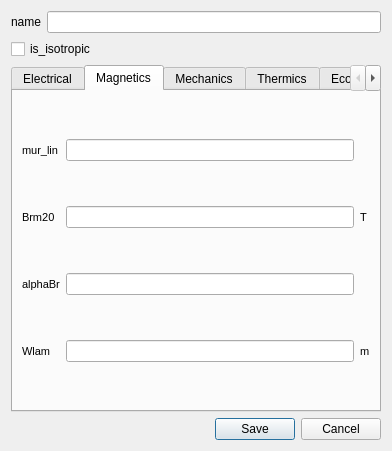
<?xml version="1.0" encoding="UTF-8"?>
<ui version="4.0">
 <class>DMatSetup</class>
 <widget class="QDialog" name="DMatSetup">
  <property name="geometry">
   <rect>
    <x>0</x>
    <y>0</y>
    <width>392</width>
    <height>451</height>
   </rect>
  </property>
  <property name="windowTitle">
   <string>Edit Material</string>
  </property>
  <layout class="QVBoxLayout" name="verticalLayout">
   <item>
    <layout class="QHBoxLayout" name="horizontalLayout">
     <item>
      <widget class="QLabel" name="in_name">
       <property name="text">
        <string>name</string>
       </property>
      </widget>
     </item>
     <item>
      <widget class="QLineEdit" name="le_name">
       <property name="text">
        <string/>
       </property>
      </widget>
     </item>
    </layout>
   </item>
   <item>
    <widget class="QCheckBox" name="is_isotropic">
     <property name="text">
      <string>is_isotropic</string>
     </property>
    </widget>
   </item>
   <item>
    <widget class="QTabWidget" name="nav_phy">
     <property name="minimumSize">
      <size>
       <width>370</width>
       <height>0</height>
      </size>
     </property>
     <property name="currentIndex">
      <number>1</number>
     </property>
     <widget class="QWidget" name="tab_elec">
      <attribute name="title">
       <string>Electrical</string>
      </attribute>
      <layout class="QGridLayout" name="gridLayout_2">
       <item row="0" column="0">
        <widget class="QLabel" name="in_rho_elec">
         <property name="font">
          <font>
           <pointsize>8</pointsize>
           <weight>50</weight>
           <bold>false</bold>
          </font>
         </property>
         <property name="text">
          <string>rho</string>
         </property>
        </widget>
       </item>
       <item row="0" column="1">
        <widget class="FloatEdit" name="lf_rho_elec"/>
       </item>
       <item row="0" column="2">
        <widget class="QLabel" name="unit_rho_elec">
         <property name="font">
          <font>
           <pointsize>8</pointsize>
           <weight>50</weight>
           <bold>false</bold>
          </font>
         </property>
         <property name="text">
          <string>ohm.m</string>
         </property>
        </widget>
       </item>
       <item row="1" column="0">
        <widget class="QLabel" name="in_epsr">
         <property name="font">
          <font>
           <pointsize>8</pointsize>
           <weight>50</weight>
           <bold>false</bold>
          </font>
         </property>
         <property name="text">
          <string>epsr</string>
         </property>
        </widget>
       </item>
       <item row="1" column="1">
        <widget class="FloatEdit" name="lf_epsr"/>
       </item>
      </layout>
     </widget>
     <widget class="QWidget" name="tab_mag">
      <attribute name="title">
       <string>Magnetics</string>
      </attribute>
      <layout class="QGridLayout" name="gridLayout" rowstretch="0,0,0,0">
       <item row="1" column="2">
        <widget class="QLabel" name="unit_Brm20">
         <property name="font">
          <font>
           <pointsize>8</pointsize>
           <weight>50</weight>
           <bold>false</bold>
          </font>
         </property>
         <property name="text">
          <string>T</string>
         </property>
        </widget>
       </item>
       <item row="1" column="0">
        <widget class="QLabel" name="in_Brm20">
         <property name="font">
          <font>
           <pointsize>8</pointsize>
           <weight>50</weight>
           <bold>false</bold>
          </font>
         </property>
         <property name="text">
          <string>Brm20</string>
         </property>
        </widget>
       </item>
       <item row="1" column="1">
        <widget class="FloatEdit" name="lf_Brm20"/>
       </item>
       <item row="2" column="1">
        <widget class="FloatEdit" name="lf_alpha_Br"/>
       </item>
       <item row="0" column="1">
        <widget class="FloatEdit" name="lf_mur_lin"/>
       </item>
       <item row="3" column="0">
        <widget class="QLabel" name="in_Wlam">
         <property name="font">
          <font>
           <pointsize>8</pointsize>
           <weight>50</weight>
           <bold>false</bold>
          </font>
         </property>
         <property name="text">
          <string>Wlam</string>
         </property>
        </widget>
       </item>
       <item row="0" column="0">
        <widget class="QLabel" name="in_mur_lin">
         <property name="font">
          <font>
           <pointsize>8</pointsize>
           <weight>50</weight>
           <bold>false</bold>
          </font>
         </property>
         <property name="text">
          <string>mur_lin</string>
         </property>
        </widget>
       </item>
       <item row="3" column="1">
        <widget class="FloatEdit" name="lf_Wlam"/>
       </item>
       <item row="3" column="2">
        <widget class="QLabel" name="unit_Wlam">
         <property name="font">
          <font>
           <pointsize>8</pointsize>
           <weight>50</weight>
           <bold>false</bold>
          </font>
         </property>
         <property name="text">
          <string>m</string>
         </property>
        </widget>
       </item>
       <item row="2" column="0">
        <widget class="QLabel" name="in_alpha_Br">
         <property name="font">
          <font>
           <pointsize>8</pointsize>
           <weight>50</weight>
           <bold>false</bold>
          </font>
         </property>
         <property name="text">
          <string>alphaBr</string>
         </property>
        </widget>
       </item>
      </layout>
     </widget>
     <widget class="QWidget" name="tab_mec">
      <attribute name="title">
       <string>Mechanics</string>
      </attribute>
      <layout class="QVBoxLayout" name="verticalLayout_12">
       <item>
        <layout class="QHBoxLayout" name="horizontalLayout_41">
         <item>
          <widget class="QLabel" name="in_rho_meca">
           <property name="font">
            <font>
             <pointsize>8</pointsize>
             <weight>50</weight>
             <bold>false</bold>
            </font>
           </property>
           <property name="text">
            <string>rho</string>
           </property>
          </widget>
         </item>
         <item>
          <widget class="FloatEdit" name="lf_rho_meca"/>
         </item>
         <item>
          <widget class="QLabel" name="unit_rho_meca">
           <property name="font">
            <font>
             <pointsize>8</pointsize>
             <weight>50</weight>
             <bold>false</bold>
            </font>
           </property>
           <property name="text">
            <string>kg/m^3</string>
           </property>
          </widget>
         </item>
        </layout>
       </item>
       <item>
        <widget class="QStackedWidget" name="nav_meca">
         <property name="currentIndex">
          <number>0</number>
         </property>
         <widget class="QWidget" name="page_niso_mec">
          <layout class="QVBoxLayout" name="verticalLayout_4">
           <item>
            <widget class="QGroupBox" name="g_young">
             <property name="title">
              <string>Equivalent Yong Modulus [Pa]</string>
             </property>
             <layout class="QHBoxLayout" name="horizontalLayout_2">
              <item>
               <widget class="QLabel" name="in_Ex">
                <property name="font">
                 <font>
                  <pointsize>8</pointsize>
                  <weight>50</weight>
                  <bold>false</bold>
                 </font>
                </property>
                <property name="text">
                 <string>Ex</string>
                </property>
               </widget>
              </item>
              <item>
               <widget class="FloatEdit" name="lf_Ex"/>
              </item>
              <item>
               <widget class="QLabel" name="in_Ey">
                <property name="font">
                 <font>
                  <pointsize>8</pointsize>
                  <weight>50</weight>
                  <bold>false</bold>
                 </font>
                </property>
                <property name="text">
                 <string>Ey</string>
                </property>
               </widget>
              </item>
              <item>
               <widget class="FloatEdit" name="lf_Ey"/>
              </item>
              <item>
               <widget class="QLabel" name="in_Ez">
                <property name="font">
                 <font>
                  <pointsize>8</pointsize>
                  <weight>50</weight>
                  <bold>false</bold>
                 </font>
                </property>
                <property name="text">
                 <string>Ez</string>
                </property>
               </widget>
              </item>
              <item>
               <widget class="FloatEdit" name="lf_Ez"/>
              </item>
             </layout>
            </widget>
           </item>
           <item>
            <widget class="QGroupBox" name="g_poisson">
             <property name="title">
              <string>Equivalent Poisson ratio [ ]</string>
             </property>
             <layout class="QHBoxLayout" name="horizontalLayout_3">
              <item>
               <widget class="QLabel" name="in_nu_xy">
                <property name="font">
                 <font>
                  <pointsize>8</pointsize>
                  <weight>50</weight>
                  <bold>false</bold>
                 </font>
                </property>
                <property name="text">
                 <string>nu_xy</string>
                </property>
               </widget>
              </item>
              <item>
               <widget class="FloatEdit" name="lf_nu_xy"/>
              </item>
              <item>
               <widget class="QLabel" name="in_nu_xz">
                <property name="font">
                 <font>
                  <pointsize>8</pointsize>
                  <weight>50</weight>
                  <bold>false</bold>
                 </font>
                </property>
                <property name="text">
                 <string>nu_xz</string>
                </property>
               </widget>
              </item>
              <item>
               <widget class="FloatEdit" name="lf_nu_xz"/>
              </item>
              <item>
               <widget class="QLabel" name="in_nu_yz">
                <property name="font">
                 <font>
                  <pointsize>8</pointsize>
                  <weight>50</weight>
                  <bold>false</bold>
                 </font>
                </property>
                <property name="text">
                 <string>nu_yz</string>
                </property>
               </widget>
              </item>
              <item>
               <widget class="FloatEdit" name="lf_nu_yz"/>
              </item>
             </layout>
            </widget>
           </item>
           <item>
            <widget class="QGroupBox" name="g_shear">
             <property name="title">
              <string>Shear modulus [Pa]</string>
             </property>
             <layout class="QHBoxLayout" name="horizontalLayout_4">
              <item>
               <widget class="QLabel" name="in_Gxy">
                <property name="font">
                 <font>
                  <pointsize>8</pointsize>
                  <weight>50</weight>
                  <bold>false</bold>
                 </font>
                </property>
                <property name="text">
                 <string>Gxy</string>
                </property>
               </widget>
              </item>
              <item>
               <widget class="FloatEdit" name="lf_Gxy"/>
              </item>
              <item>
               <widget class="QLabel" name="in_Gxz">
                <property name="font">
                 <font>
                  <pointsize>8</pointsize>
                  <weight>50</weight>
                  <bold>false</bold>
                 </font>
                </property>
                <property name="text">
                 <string>Gxz</string>
                </property>
               </widget>
              </item>
              <item>
               <widget class="FloatEdit" name="lf_Gxz"/>
              </item>
              <item>
               <widget class="QLabel" name="in_Gyz">
                <property name="font">
                 <font>
                  <pointsize>8</pointsize>
                  <weight>50</weight>
                  <bold>false</bold>
                 </font>
                </property>
                <property name="text">
                 <string>Gyz</string>
                </property>
               </widget>
              </item>
              <item>
               <widget class="FloatEdit" name="lf_Gyz"/>
              </item>
             </layout>
            </widget>
           </item>
          </layout>
         </widget>
         <widget class="QWidget" name="page_iso_mec">
          <layout class="QGridLayout" name="gridLayout_6">
           <item row="0" column="0">
            <widget class="QLabel" name="in_E">
             <property name="font">
              <font>
               <pointsize>8</pointsize>
               <weight>50</weight>
               <bold>false</bold>
              </font>
             </property>
             <property name="text">
              <string>E</string>
             </property>
            </widget>
           </item>
           <item row="0" column="1" colspan="3">
            <widget class="FloatEdit" name="lf_E"/>
           </item>
           <item row="0" column="4">
            <widget class="QLabel" name="unit_E">
             <property name="text">
              <string>Pa</string>
             </property>
            </widget>
           </item>
           <item row="1" column="0" colspan="3">
            <widget class="QLabel" name="in_nu">
             <property name="font">
              <font>
               <pointsize>8</pointsize>
               <weight>50</weight>
               <bold>false</bold>
              </font>
             </property>
             <property name="text">
              <string>nu</string>
             </property>
            </widget>
           </item>
           <item row="1" column="3">
            <widget class="FloatEdit" name="lf_nu"/>
           </item>
           <item row="2" column="0" colspan="2">
            <widget class="QLabel" name="in_G">
             <property name="font">
              <font>
               <pointsize>8</pointsize>
               <weight>50</weight>
               <bold>false</bold>
              </font>
             </property>
             <property name="text">
              <string>G</string>
             </property>
            </widget>
           </item>
           <item row="2" column="2" colspan="2">
            <widget class="FloatEdit" name="lf_G"/>
           </item>
           <item row="2" column="4">
            <widget class="QLabel" name="unit_G">
             <property name="text">
              <string>Pa</string>
             </property>
            </widget>
           </item>
          </layout>
         </widget>
        </widget>
       </item>
      </layout>
     </widget>
     <widget class="QWidget" name="tab_ther">
      <attribute name="title">
       <string>Thermics</string>
      </attribute>
      <layout class="QVBoxLayout" name="verticalLayout_2">
       <item>
        <widget class="QGroupBox" name="g_lambda">
         <property name="maximumSize">
          <size>
           <width>16777215</width>
           <height>80</height>
          </size>
         </property>
         <property name="title">
          <string>Lambda [W/K]</string>
         </property>
         <layout class="QVBoxLayout" name="verticalLayout_11">
          <item>
           <widget class="QStackedWidget" name="nav_ther">
            <property name="currentIndex">
             <number>1</number>
            </property>
            <widget class="QWidget" name="page_niso_ther">
             <layout class="QHBoxLayout" name="horizontalLayout_5">
              <item>
               <widget class="QLabel" name="in_Lx">
                <property name="font">
                 <font>
                  <pointsize>8</pointsize>
                  <weight>50</weight>
                  <bold>false</bold>
                 </font>
                </property>
                <property name="text">
                 <string>X</string>
                </property>
               </widget>
              </item>
              <item>
               <widget class="FloatEdit" name="lf_Lx"/>
              </item>
              <item>
               <widget class="QLabel" name="in_Ly">
                <property name="font">
                 <font>
                  <pointsize>8</pointsize>
                  <weight>50</weight>
                  <bold>false</bold>
                 </font>
                </property>
                <property name="text">
                 <string>Y</string>
                </property>
               </widget>
              </item>
              <item>
               <widget class="FloatEdit" name="lf_Ly"/>
              </item>
              <item>
               <widget class="QLabel" name="in_Lz">
                <property name="font">
                 <font>
                  <pointsize>8</pointsize>
                  <weight>50</weight>
                  <bold>false</bold>
                 </font>
                </property>
                <property name="text">
                 <string>Z</string>
                </property>
               </widget>
              </item>
              <item>
               <widget class="FloatEdit" name="lf_Lz"/>
              </item>
             </layout>
            </widget>
            <widget class="QWidget" name="page_iso_ther">
             <layout class="QHBoxLayout" name="horizontalLayout_7">
              <item>
               <widget class="QLabel" name="in_L">
                <property name="font">
                 <font>
                  <pointsize>8</pointsize>
                  <weight>50</weight>
                  <bold>false</bold>
                 </font>
                </property>
                <property name="text">
                 <string>Lambda</string>
                </property>
               </widget>
              </item>
              <item>
               <widget class="FloatEdit" name="lf_L"/>
              </item>
              <item>
               <widget class="QLabel" name="unit_L">
                <property name="text">
                 <string>W / K</string>
                </property>
               </widget>
              </item>
             </layout>
            </widget>
           </widget>
          </item>
         </layout>
        </widget>
       </item>
       <item>
        <layout class="QGridLayout" name="gridLayout_3">
         <item row="0" column="0">
          <widget class="QLabel" name="in_Cp">
           <property name="font">
            <font>
             <pointsize>8</pointsize>
             <weight>50</weight>
             <bold>false</bold>
            </font>
           </property>
           <property name="text">
            <string>Cp</string>
           </property>
          </widget>
         </item>
         <item row="0" column="1">
          <widget class="FloatEdit" name="lf_Cp"/>
         </item>
         <item row="0" column="2">
          <widget class="QLabel" name="unit_Cp">
           <property name="font">
            <font>
             <pointsize>8</pointsize>
             <weight>50</weight>
             <bold>false</bold>
            </font>
           </property>
           <property name="text">
            <string>W / kg / K</string>
           </property>
          </widget>
         </item>
         <item row="1" column="0">
          <widget class="QLabel" name="in_alpha">
           <property name="font">
            <font>
             <pointsize>8</pointsize>
             <weight>50</weight>
             <bold>false</bold>
            </font>
           </property>
           <property name="text">
            <string>alpha</string>
           </property>
          </widget>
         </item>
         <item row="1" column="1">
          <widget class="FloatEdit" name="lf_alpha"/>
         </item>
        </layout>
       </item>
      </layout>
     </widget>
     <widget class="QWidget" name="tab_eco">
      <attribute name="title">
       <string>Economical</string>
      </attribute>
      <layout class="QVBoxLayout" name="verticalLayout_6">
       <item>
        <layout class="QHBoxLayout" name="horizontalLayout_6">
         <item>
          <widget class="QLabel" name="in_cost_unit">
           <property name="font">
            <font>
             <pointsize>8</pointsize>
             <weight>50</weight>
             <bold>false</bold>
            </font>
           </property>
           <property name="text">
            <string>cost_unit</string>
           </property>
          </widget>
         </item>
         <item>
          <widget class="FloatEdit" name="lf_cost_unit"/>
         </item>
         <item>
          <widget class="QLabel" name="unit_cost_unit">
           <property name="text">
            <string>€ / kg</string>
           </property>
          </widget>
         </item>
        </layout>
       </item>
      </layout>
     </widget>
    </widget>
   </item>
   <item>
    <widget class="QDialogButtonBox" name="b_close">
     <property name="orientation">
      <enum>Qt::Horizontal</enum>
     </property>
     <property name="standardButtons">
      <set>QDialogButtonBox::Cancel|QDialogButtonBox::Save</set>
     </property>
    </widget>
   </item>
  </layout>
 </widget>
 <customwidgets>
  <customwidget>
   <class>FloatEdit</class>
   <extends>QLineEdit</extends>
   <header>pyleecan/GUI/Tools/FloatEdit.h</header>
  </customwidget>
 </customwidgets>
 <resources>
  <include location="../../../Resources/pyleecan.qrc"/>
  <include location="../../../Resources/pyleecan.qrc"/>
 </resources>
 <connections>
  <connection>
   <sender>b_close</sender>
   <signal>accepted()</signal>
   <receiver>DMatSetup</receiver>
   <slot>accept()</slot>
   <hints>
    <hint type="sourcelabel">
     <x>257</x>
     <y>378</y>
    </hint>
    <hint type="destinationlabel">
     <x>157</x>
     <y>274</y>
    </hint>
   </hints>
  </connection>
  <connection>
   <sender>b_close</sender>
   <signal>rejected()</signal>
   <receiver>DMatSetup</receiver>
   <slot>reject()</slot>
   <hints>
    <hint type="sourcelabel">
     <x>325</x>
     <y>378</y>
    </hint>
    <hint type="destinationlabel">
     <x>286</x>
     <y>274</y>
    </hint>
   </hints>
  </connection>
 </connections>
</ui>
